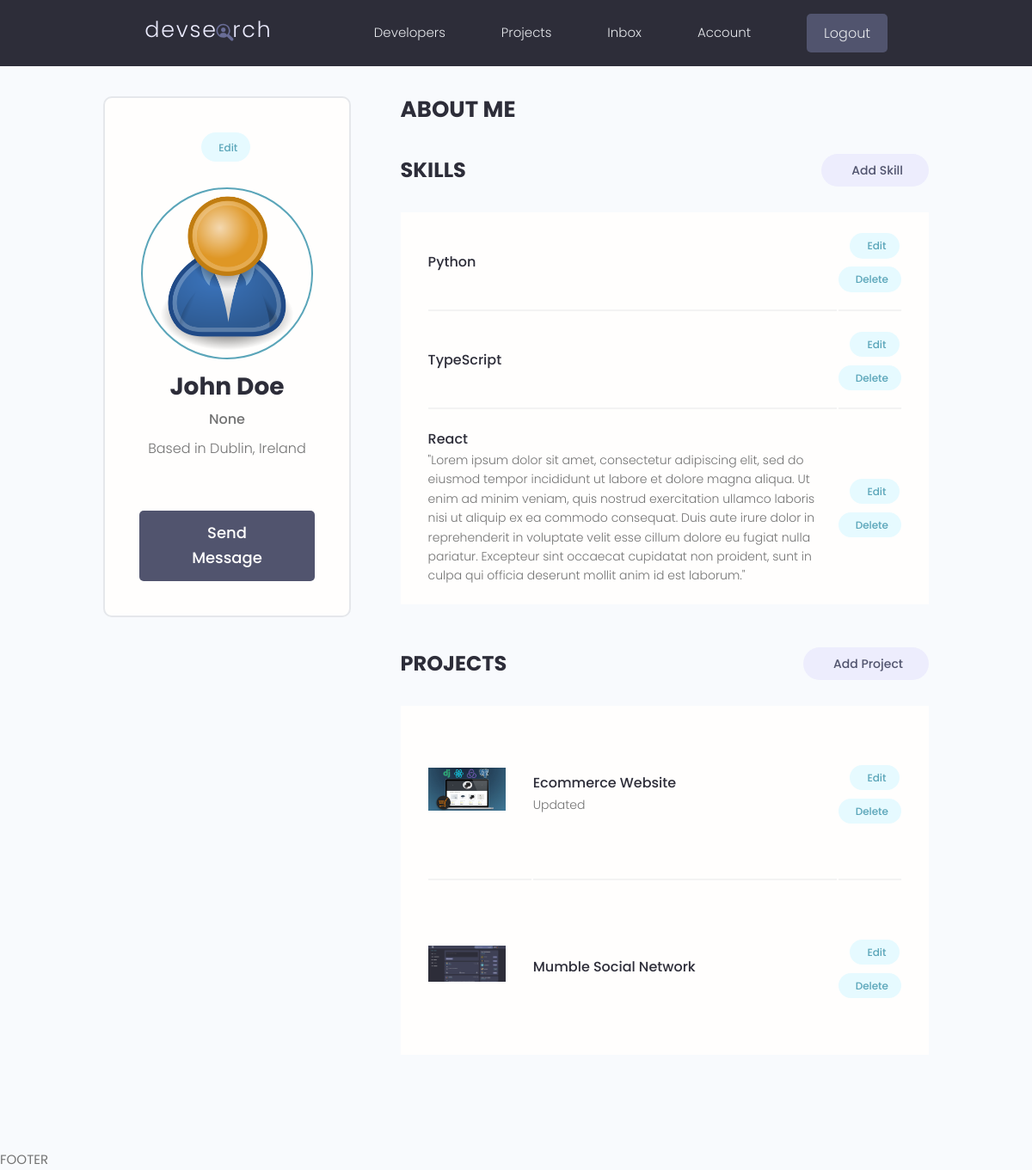
/account/ (signed in), run on the app's committed database.
### users/models.py (models this page shows, shortened)
class Profile(models.Model):
  user = models.OneToOneField(User, on_delete=models.CASCADE, null=True, blank=True)
  name = models.CharField(max_length=200, blank=True, null=True)
  email = models.EmailField(max_length=500, blank=True, null=True)
  username = models.CharField(max_length=200, blank=True, null=True)
  location = models.CharField(max_length=200, blank=True, null=True)
  short_intro = models.CharField(max_length=500, blank=True, null=True)
  bio = models.TextField(blank=True, null=True)
  profile_image = models.ImageField(null=True, blank=True, upload_to='profiles/', default="profiles/user-default.png")
  social_github = models.CharField(max_length=500, null=True, blank=True)
  social_twitter = models.CharField(max_length=500, null=True, blank=True)
  social_linkedin = models.CharField(max_length=500, null=True, blank=True)
  social_youtube = models.CharField(max_length=500, null=True, blank=True)
  social_website = models.CharField(max_length=500, null=True, blank=True)
  created = models.DateTimeField(auto_now_add=True)
  id = models.UUIDField(default=uuid.uuid4, unique=True, primary_key=True, editable=False)

class Skill(models.Model):
  owner = models.ForeignKey(Profile, on_delete=models.CASCADE, null=True, blank=True)
  name = models.CharField(max_length=500, null=True, blank=True)
  description = models.TextField(null=True, blank=True)
  created = models.DateTimeField(auto_now_add=True)
  id = models.UUIDField(default=uuid.uuid4, unique=True, primary_key=True, editable=False)

### projects/models.py (models this page shows, shortened)
class Project(models.Model):
    owner = models.ForeignKey(Profile, null=True, blank=True, on_delete=models.SET_NULL)
    title = models.CharField(max_length=200)
    description = models.TextField(null=True, blank=True)
    featured_image = models.ImageField(null=True, blank=True, default="default.jpg")
    demo_link = models.CharField(max_length=2000, null=True, blank=True)
    source_link = models.CharField(max_length=2000, null=True, blank=True)
    tags = models.ManyToManyField('Tag', blank=True)
    vote_total = models.IntegerField(default=0, null=True, blank=True)
    vote_ratio = models.IntegerField(default=0, null=True, blank=True)
    created = models.DateTimeField(auto_now_add=True)
    id = models.UUIDField(default=uuid.uuid4, unique=True, primary_key=True, editable=False)

### users/views.py (the view)
# urls.py: path('account/', views.userAccount, name='account'),
@login_required(login_url='login')
def userAccount(request):
  profile = request.user.profile
  skills = profile.skill_set.all()
  projects = profile.project_set.all()
  context = {
    'profile': profile,
    'skills': skills,
    'projects': projects,
    }
  return render(request, 'users/account.html', context)

### users/templates/users/account.html (shortened to what this page needs)
{% extends 'main.html' %}
{% load static %}
{% block content %}
  <main class="settingsPage profile my-md">
    <div class="container">
      <div class="layout">
        <div class="column column--1of3">
          <div class="card text-center">
            <div class="card__body dev">
              <a class="tag tag--pill tag--main settings__btn" href="{% url 'edit-account' %}"> Edit</a>
              <img class="avatar avatar--xl dev__avatar" src="{{profile.profile_image.url}}" />
              <h2 class="dev__name">{{profile.name}}</h2>
              <p class="dev__title">{{profile.short_intro}}</p>
              <p class="dev__location">Based in {{ profile.location }}</p>
              <a href="#" class="btn btn--sub btn--lg">Send Message </a>
            </div>
          </div>
        </div>
        <div class="column column--2of3">
          <div class="devInfo">
            <h3 class="devInfo__title">About Me</h3>
          </div>
          <div class="settings">
            <h3 class="settings__title">Skills</h3>
            <a class="tag tag--pill tag--sub settings__btn tag--lg" href="{% url 'create-skill' %}"> Add Skill</a>
          </div>
          <table class="settings__table">
            {% for skill in skills %}
            <tr>
              <td class="settings__tableInfo">
                <h4>{{skill.name}}</h4>
                <p>
                  {{skill.description}}
                </p>
              </td>
              <td class="settings__tableActions">
                <a class="tag tag--pill tag--main settings__btn" href="{% url 'update-skill' skill.id %}"> Edit</a>
                <a class="tag tag--pill tag--main settings__btn" href="{% url 'delete-skill' skill.id %}?next=/account">
                  Delete</a>
              </td>
            </tr>
            {% endfor %}
          </table>
          <div class="settings">
            <h3 class="settings__title">Projects</h3>
            <a class="tag tag--pill tag--sub settings__btn tag--lg" href="{% url 'create-project' %}"> Add Project</a>
          </div>
          <table class="settings__table">
            {% for project in projects %}
              <tr>
                <td class="settings__thumbnail">
                  <a href="{% url 'project' project.id %}"><img src="{{project.featured_image.url}}" alt="Project Thumbnail" /></a>
                </td>
                <td class="settings__tableInfo">
                  <a href="{% url 'project' project.id %}">{{project.title}}</a>
                  <p>
                    {{project.description|slice:"150"}}
                  </p>
                </td>
                <td class="settings__tableActions">
                  <a class="tag tag--pill tag--main settings__btn" href="{% url 'update-project' project.id %}"> Edit</a>
                  <a class="tag tag--pill tag--main settings__btn" href="{% url 'delete-project' project.id  %}?next=/account">
                    Delete</a>
                </td>
              </tr>
            {% endfor %}
          </table>
        </div>
      </div>
    </div>
  </main>
{% endblock content %}

### static/styles/app.css (style rules this page uses)
:root { --color-sub: #2d2d39; }
.btn--sub { background-color: var(--color-sub-light); }
.card { border: 2px solid var(--color-light); }
img { width: 100%; }
.profile .card > .dev { padding: 4rem; }
.dev__avatar { display: block; margin: auto; }
.dev__name { color: var(--color-sub); font-size: 2.8rem; font-weight: 700; margin-top: 1rem; margin-bottom: 0.5rem; }
.dev__title { font-size: 1.6rem; font-weight: 500; line-height: 1.3; }
.dev__location { margin-top: 1rem; }
.devInfo { margin-bottom: 3rem; }
.devInfo__title, .devInfo__subtitle { font-size: 2.6rem; color: var(--color-sub); text-transform: uppercase; font-weight: 700; margin-bottom: 1.5rem; }
.settingsPage .dev > .settings__btn { display: inline-block; margin-bottom: 3rem; }
.settings { display: flex; justify-content: space-between; align-items: center; }
.settings__title { font-size: 2.4rem; text-transform: uppercase; font-weight: 700; color: var(--color-sub); }
.settings__table { margin-top: 3rem; margin-bottom: 5rem; padding: 0 3rem; background: var(--color-white); }
.settings__table tr { width: 100%; }
.settings__table tr > td { padding: 2rem 0; }
.settings__table tr:not(:last-child) td { border-bottom: 2px solid var(--color-white-light); }
.settings__thumbnail { width: 23%; min-width: 10rem; }
.settings__thumbnail img { padding-right: 3rem; height: 15rem; object-fit: contain; }
.settings__tableInfo { width: 100%; }
.settings__tableInfo h4, .settings__tableInfo a { padding-right: 1rem; width: auto; font-size: 1.6rem; font-weight: 500; color: var(--color-sub); }
.settings__tableInfo p { font-size: 1.4rem; }
.settings__tableActions { text-align: right; }

### static/uikit/styles/modules/_variables.css (style rules this page uses)
:root { --color-main: #5aa5b9; --color-main-light: #e6faff; --color-sub: #3f4156; --color-sub-light: #51546e; --color-sub-lighter: #ededfd; --color-text: #737373; --color-gray: #8b8b8b; --color-light: #e5e7eb; --color-light-gray: #767676; --color-bg: #f8fafd; --color-white: #fffefd; --color-white-light: #f3f3f3; --color-success: #359e64; --color-success-bg: #def8e8; --color-error: #fc4b0b; --color-error-bg: #fff2ee; --font-base: 'Poppins', arial, helvetica, 'Segoe UI', roboto, ubuntu, sans-serif; --font-monospace: 'Fira Code', 'Courier New', courier, monospace; --font-regular: 300; --font-medium: 500; --font-bold: 700; --generic-shadow: 1px 1px 5px #00000010; --generic-transition: all 0.3s ease-in-out; }

### static/uikit/styles/modules/_base.css (style rules this page uses)
* { margin: 0; padding: 0; box-sizing: border-box; text-rendering: optimizeLegibility; color: inherit; font-size: inherit; }
html { font-size: 50%; }
@media only screen and (min-width: 480px) { html { font-size: 56.25%; } }
@media only screen and (min-width: 1200px) { html { font-size: 62.5%; } }
body { line-height: 1.6; font-weight: 400; font-size: 1.5rem; color: var(--color-text); background-color: var(--color-bg); min-height: 100vh; }

### static/uikit/styles/modules/_typography.css (style rules this page uses)
* { font-family: var(--font-base); }
h2 { font-size: 3.6rem; font-weight: var(--font-bold); }
h3 { font-size: 3.2rem; font-weight: var(--font-medium); }
h4 { font-size: 2.8rem; font-weight: var(--font-medium); }
p, span, strong { font-size: 1.6rem; color: var(--color-text); font-weight: var(--font-regular); }
a { padding-bottom: 2px; text-decoration: none; display: inline-block; color: var(--color-main); font-weight: var(--font-medium); }

### static/uikit/styles/modules/_utilities.css (style rules this page uses)
.container { width: 92%; max-width: 165rem; margin: 0 auto; box-sizing: border-box; }
@media screen and (min-width: 1000px) { .container { width: 90%; } }
@media screen and (min-width: 1200px) { .container { width: 80%; } }
.text-center { text-align: center; }
.my-md { margin: 3rem auto; }

### static/uikit/styles/modules/_avatar.css (style rules this page uses)
.avatar { border-radius: 50%; border: 2px solid var(--color-main); object-fit: cover; }
.avatar--xl { height: 20rem; width: 20rem; }

### static/uikit/styles/modules/_button.css (style rules this page uses)
.btn { display: inline-block; position: relative; cursor: pointer; background-color: var(--color-light); font-weight: var(--font-medium); color: var(--color-sub); text-decoration: none; padding: 1rem 2rem; border-radius: 0.5rem; border: none; width: -webkit-fit-content; width: -moz-fit-content; width: fit-content; height: -webkit-fit-content; height: -moz-fit-content; height: fit-content; font-size: 1.6rem; outline-width: 0; outline-color: transparent; -webkit-backface-visibility: hidden; backface-visibility: hidden; transition: all 0.3s ease-in-out; }
.btn--sub { background-color: var(--color-sub); color: var(--color-white); }
.btn--lg { font-size: 1.8rem; padding: 1.2rem 4.5rem; }

### data on the page
Profile: profile_image (placeholder picture), name "John Doe", short_intro "None", location "Dublin, Ireland"
Skill: name "Python"
Skill: name "TypeScript"
Skill: name "React", description "\"Lorem ipsum dolor sit amet, consectetur adipiscing elit, sed do eiusmod tempor incididunt ut labore et dolore magna aliqua. Ut enim ad minim veniam, quis nostrud exercitation ullamco laboris nisi ut aliquip ex ea commodo consequat. Duis aute irure dolor in reprehenderit in voluptate velit esse cillum dolore eu fugiat nulla pariatur. Excepteur sint occaecat cupidatat non proident, sunt in culpa qui officia deserunt mollit anim id est laborum.\""
Project: featured_image (picture), title "Ecommerce Website", description "Updated"
Project: featured_image (picture), title "Mumble Social Network"
